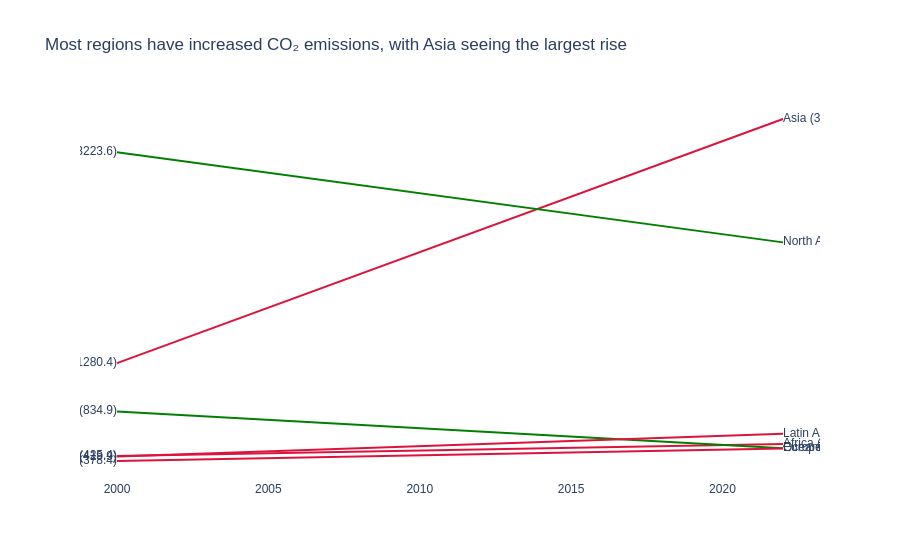

Notebook code for this chart:
### Markdown cell above
---
## Task 2 — Slopegraph: Regional Change 2000 vs 2022

**What to build:** A slopegraph comparing **average regional CO2 emissions** between 2000 and 2022.

**Requirements:**
- One line per region (not per country — aggregate first)
- Colour: regions that increased = one colour; decreased = another
- Values labelled at both ends of each line
- No y-axis tick labels (the endpoint labels make them redundant)
- Insight title stating which regions moved most

> 💡 `df.groupby(['Region','Year'])['CO2_Mt'].mean().reset_index()` then filter to 2000 and 2022

### Code cell
# Task 2 — Slopegraph: regional averages
# YOUR CODE HERE
import pandas as pd

# Aggregate data
region_avg = df.groupby(['Region','Year'])['CO2_Mt'].mean().reset_index()

# Filter years
slope_df = region_avg[region_avg['Year'].isin([2000, 2022])]

# Pivot for easy comparison
pivot_df = slope_df.pivot(index='Region', columns='Year', values='CO2_Mt').reset_index()

fig = go.Figure()

for _, row in pivot_df.iterrows():
    start = row[2000]
    end = row[2022]
    
    color = 'crimson' if end > start else 'green'
    
    fig.add_trace(go.Scatter(
        x=[2000, 2022],
        y=[start, end],
        mode='lines+text',
        line=dict(color=color, width=2),
        text=[f"{row['Region']} ({start:.1f})", f"{row['Region']} ({end:.1f})"],
        textposition=['middle left', 'middle right'],
        showlegend=False
    ))

# Clean layout
fig.update_layout(
    title="Most regions have increased CO₂ emissions, with Asia seeing the largest rise",
    plot_bgcolor='white',
    paper_bgcolor='white',
    font=dict(family="Arial", size=12),
    xaxis=dict(showgrid=False),
    yaxis=dict(showgrid=False, showticklabels=False)
)

fig.show()

### Figure 1 — Plotly figure (JSON) as saved in the notebook; plotly's stock layout.template omitted (floating-point values rounded to 4 significant figures)
{"data": [{"line": {"color": "crimson", "width": 2}, "mode": "lines+text", "showlegend": false, "text": ["Africa (425.4)", "Africa (534.4)"], "textposition": ["middle left", "middle right"], "type": "scatter", "x": [2000, 2022], "y": [425.4, 534.4]}, {"line": {"color": "crimson", "width": 2}, "mode": "lines+text", "showlegend": false, "text": ["Asia (1280.4)", "Asia (3531.1)"], "textposition": ["middle left", "middle right"], "type": "scatter", "x": [2000, 2022], "y": [1280.0, 3531.0]}, {"line": {"color": "green", "width": 2}, "mode": "lines+text", "showlegend": false, "text": ["Europe (834.9)", "Europe (496.5)"], "textposition": ["middle left", "middle right"], "type": "scatter", "x": [2000, 2022], "y": [834.9, 496.5]}, {"line": {"color": "crimson", "width": 2}, "mode": "lines+text", "showlegend": false, "text": ["Latin America (419.9)", "Latin America (629.1)"], "textposition": ["middle left", "middle right"], "type": "scatter", "x": [2000, 2022], "y": [419.9, 629.1]}, {"line": {"color": "green", "width": 2}, "mode": "lines+text", "showlegend": false, "text": ["North America (3223.6)", "North America (2393.8)"], "textposition": ["middle left", "middle right"], "type": "scatter", "x": [2000, 2022], "y": [3224.0, 2394.0]}, {"line": {"color": "crimson", "width": 2}, "mode": "lines+text", "showlegend": false, "text": ["Oceania (378.4)", "Oceania (493.7)"], "textposition": ["middle left", "middle right"], "type": "scatter", "x": [2000, 2022], "y": [378.4, 493.7]}], "layout": {"font": {"family": "Arial", "size": 12}, "paper_bgcolor": "white", "plot_bgcolor": "white", "title": {"text": "Most regions have increased CO₂ emissions, with Asia seeing the largest rise"}, "xaxis": {"showgrid": false}, "yaxis": {"showgrid": false, "showticklabels": false}}}
